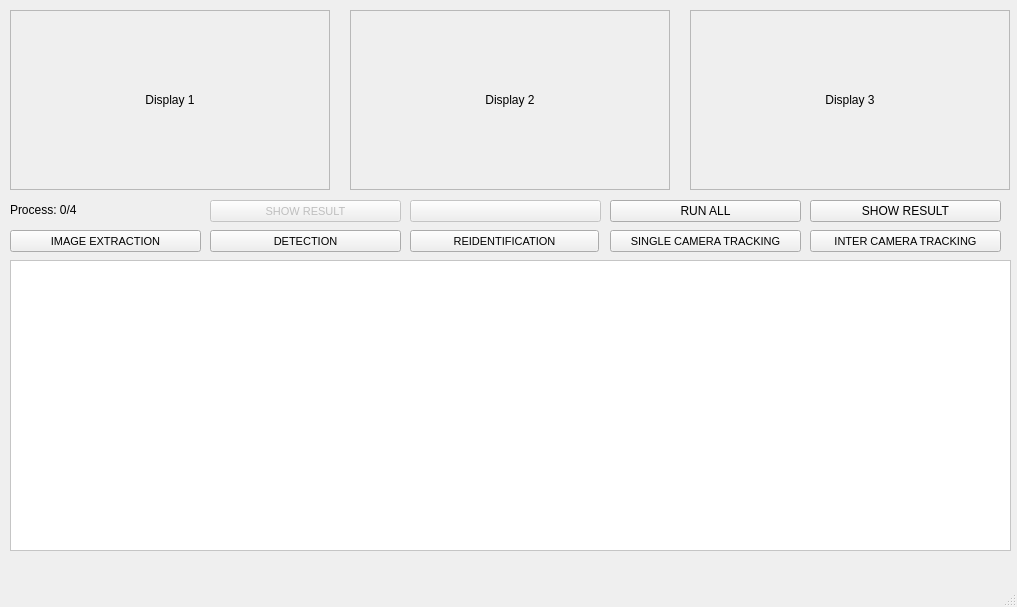
<?xml version="1.0" encoding="UTF-8"?>
<ui version="4.0">
 <class>MainWindow</class>
 <widget class="QMainWindow" name="MainWindow">
  <property name="geometry">
   <rect>
    <x>0</x>
    <y>0</y>
    <width>1017</width>
    <height>607</height>
   </rect>
  </property>
  <property name="sizePolicy">
   <sizepolicy hsizetype="Fixed" vsizetype="Fixed">
    <horstretch>0</horstretch>
    <verstretch>0</verstretch>
   </sizepolicy>
  </property>
  <property name="windowTitle">
   <string>Vehicle Tracking</string>
  </property>
  <widget class="QWidget" name="centralwidget">
   <widget class="QLabel" name="display_frame_1">
    <property name="geometry">
     <rect>
      <x>10</x>
      <y>10</y>
      <width>320</width>
      <height>180</height>
     </rect>
    </property>
    <property name="frameShape">
     <enum>QFrame::StyledPanel</enum>
    </property>
    <property name="text">
     <string>Display 1</string>
    </property>
    <property name="alignment">
     <set>Qt::AlignCenter</set>
    </property>
   </widget>
   <widget class="QLabel" name="display_frame_2">
    <property name="geometry">
     <rect>
      <x>350</x>
      <y>10</y>
      <width>320</width>
      <height>180</height>
     </rect>
    </property>
    <property name="frameShape">
     <enum>QFrame::StyledPanel</enum>
    </property>
    <property name="text">
     <string>Display 2</string>
    </property>
    <property name="alignment">
     <set>Qt::AlignCenter</set>
    </property>
   </widget>
   <widget class="QLabel" name="display_frame_3">
    <property name="geometry">
     <rect>
      <x>690</x>
      <y>10</y>
      <width>320</width>
      <height>180</height>
     </rect>
    </property>
    <property name="frameShape">
     <enum>QFrame::StyledPanel</enum>
    </property>
    <property name="text">
     <string>Display 3</string>
    </property>
    <property name="alignment">
     <set>Qt::AlignCenter</set>
    </property>
   </widget>
   <widget class="QPushButton" name="button_detection">
    <property name="geometry">
     <rect>
      <x>210</x>
      <y>230</y>
      <width>191</width>
      <height>22</height>
     </rect>
    </property>
    <property name="font">
     <font>
      <pointsize>8</pointsize>
     </font>
    </property>
    <property name="text">
     <string>DETECTION</string>
    </property>
   </widget>
   <widget class="QPushButton" name="button_reidentification">
    <property name="geometry">
     <rect>
      <x>410</x>
      <y>230</y>
      <width>189</width>
      <height>22</height>
     </rect>
    </property>
    <property name="font">
     <font>
      <pointsize>8</pointsize>
     </font>
    </property>
    <property name="text">
     <string>REIDENTIFICATION</string>
    </property>
   </widget>
   <widget class="QPushButton" name="button_single_camera_tracking">
    <property name="geometry">
     <rect>
      <x>610</x>
      <y>230</y>
      <width>191</width>
      <height>22</height>
     </rect>
    </property>
    <property name="font">
     <font>
      <pointsize>8</pointsize>
     </font>
    </property>
    <property name="text">
     <string>SINGLE CAMERA TRACKING</string>
    </property>
   </widget>
   <widget class="QPushButton" name="button_inter_camera_tracking">
    <property name="geometry">
     <rect>
      <x>810</x>
      <y>230</y>
      <width>191</width>
      <height>22</height>
     </rect>
    </property>
    <property name="font">
     <font>
      <pointsize>8</pointsize>
      <weight>50</weight>
      <bold>false</bold>
      <strikeout>false</strikeout>
     </font>
    </property>
    <property name="text">
     <string>INTER CAMERA TRACKING</string>
    </property>
   </widget>
   <widget class="QPlainTextEdit" name="text_message">
    <property name="geometry">
     <rect>
      <x>10</x>
      <y>260</y>
      <width>1001</width>
      <height>291</height>
     </rect>
    </property>
    <property name="autoFillBackground">
     <bool>false</bool>
    </property>
    <property name="styleSheet">
     <string notr="true">background-color: rgb(255, 255, 255);</string>
    </property>
    <property name="plainText">
     <string/>
    </property>
    <property name="maximumBlockCount">
     <number>100</number>
    </property>
    <property name="backgroundVisible">
     <bool>false</bool>
    </property>
   </widget>
   <widget class="QPushButton" name="button_show_result">
    <property name="geometry">
     <rect>
      <x>810</x>
      <y>200</y>
      <width>191</width>
      <height>22</height>
     </rect>
    </property>
    <property name="text">
     <string>SHOW RESULT</string>
    </property>
   </widget>
   <widget class="QPushButton" name="button_run_all">
    <property name="geometry">
     <rect>
      <x>610</x>
      <y>200</y>
      <width>191</width>
      <height>22</height>
     </rect>
    </property>
    <property name="text">
     <string>RUN ALL</string>
    </property>
   </widget>
   <widget class="QPushButton" name="button_image_extraction">
    <property name="geometry">
     <rect>
      <x>10</x>
      <y>230</y>
      <width>191</width>
      <height>22</height>
     </rect>
    </property>
    <property name="font">
     <font>
      <pointsize>8</pointsize>
     </font>
    </property>
    <property name="text">
     <string>IMAGE EXTRACTION</string>
    </property>
   </widget>
   <widget class="QPushButton" name="button_back_up_4">
    <property name="enabled">
     <bool>false</bool>
    </property>
    <property name="geometry">
     <rect>
      <x>410</x>
      <y>200</y>
      <width>191</width>
      <height>22</height>
     </rect>
    </property>
    <property name="text">
     <string/>
    </property>
   </widget>
   <widget class="QLabel" name="label_process">
    <property name="geometry">
     <rect>
      <x>10</x>
      <y>200</y>
      <width>181</width>
      <height>20</height>
     </rect>
    </property>
    <property name="text">
     <string>Process: 0/4</string>
    </property>
   </widget>
   <widget class="QPushButton" name="button_show_result_flag">
    <property name="enabled">
     <bool>false</bool>
    </property>
    <property name="geometry">
     <rect>
      <x>210</x>
      <y>200</y>
      <width>191</width>
      <height>22</height>
     </rect>
    </property>
    <property name="font">
     <font>
      <pointsize>8</pointsize>
      <weight>50</weight>
      <bold>false</bold>
      <strikeout>false</strikeout>
     </font>
    </property>
    <property name="text">
     <string>SHOW RESULT</string>
    </property>
   </widget>
  </widget>
  <widget class="QMenuBar" name="menubar">
   <property name="geometry">
    <rect>
     <x>0</x>
     <y>0</y>
     <width>1017</width>
     <height>22</height>
    </rect>
   </property>
  </widget>
  <widget class="QStatusBar" name="statusbar"/>
 </widget>
 <resources/>
 <connections/>
</ui>
